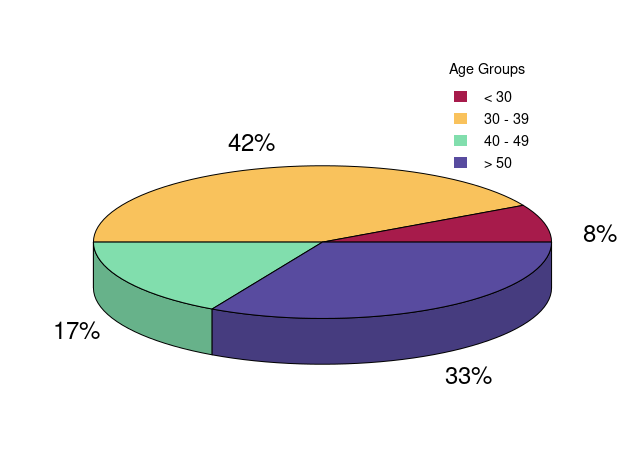

The script that saved this image:
library(ggplot2)
library(dplyr)
library(plotrix)

ageData <-data.frame(
  age = c("< 30","30 - 39","40 - 49","> 50"),
  num = c(5,4,2,1)
)

data <-ageData %>% 
  arrange(desc(age)) %>%
  mutate(prop = round(num / sum(ageData$num) *100,0)) %>%
  mutate(ypos = round(cumsum(num)- 0.5*prop,0) )

l <- data %>%
  mutate(csum = rev(cumsum(rev(prop))), 
         pos = prop/2 + lead(csum, 1),
         pos = if_else(is.na(pos), prop/2, pos))

#tiff("age_pieChat.tiff", units="in", width=10, height=10, res=300)
pie3D(data$prop, mar = rep(1.75, 4),
      col = hcl.colors(length(ageData$num), "Spectral"),
      labels = paste0(data$prop,"%"))
# Add a custom legend
legend(
  x =0.5,y=0.93,
  legend = ageData$age,
  fill = hcl.colors(length(ageData$num), "Spectral"),
  title = "Age Groups",
  cex = 0.9,
  horiz = FALSE,
  border = NA,
  bg = "transparent",
  bty = "n"
)
#dev.off()